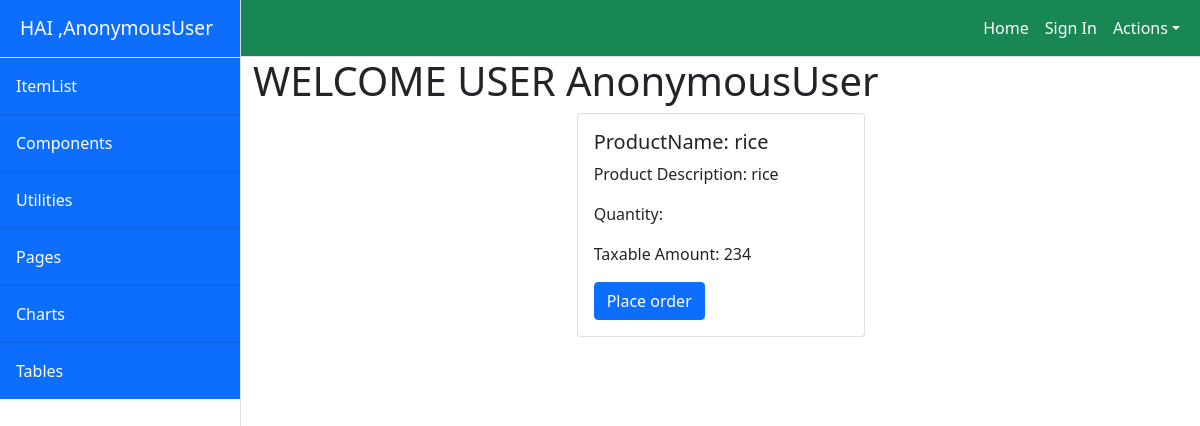
The page /owner/items/detail/4 on the database its author committed.
### CRMApp/models.py (models this page shows)
class Item(models.Model):
    productName=models.CharField(max_length=20)
    productDesc=models.CharField(max_length=100)
    quantity=models.IntegerField(null=True)
    qtyUnit=models.CharField(max_length=20)
    taxableAmount=models.IntegerField(null=True)

### CRMApp/views.py (the view)
# urls.py: path('items/detail/<int:pk>',ItemDetailView.as_view(),name="detail"),
class ItemDetailView(DetailView):
    model=Item
    template_name = "itemdetail.html"
    context_object_name="item"

### CRMApp/templates/itemdetail.html
<!DOCTYPE html>
{%extends 'index.html'%}
{%block body_block%}
<h1> WELCOME USER {{request.user}}</h1>
<div class="container">
    <div class="row">
        <div class="col-4"></div>
        <div class="col-4">
            <div class="card" style="width: 18rem;">
                <div class="card-body">
                    <h5 class="card-title">ProductName: {{item.productName}}</h5>
                    <p class="card-text"> Product Description: {{item.productDesc}}</p>
                    <p class="card-text"> Quantity: {{item.Quantity}}</p>
                    <p class="card-text"> Taxable Amount: {{item.taxableAmount}}</p>
                    <a href="{%url 'order' item.id%}" class="btn btn-primary">Place order</a>
                </div>
            </div>
        </div>
        <div class="col-4"></div>
    </div>
</div>
{% endblock %}

### rows shown on the page
Item: productName "rice", productDesc "rice", taxableAmount "234"

### other values the page prints
{{ request.user }} "AnonymousUser"
